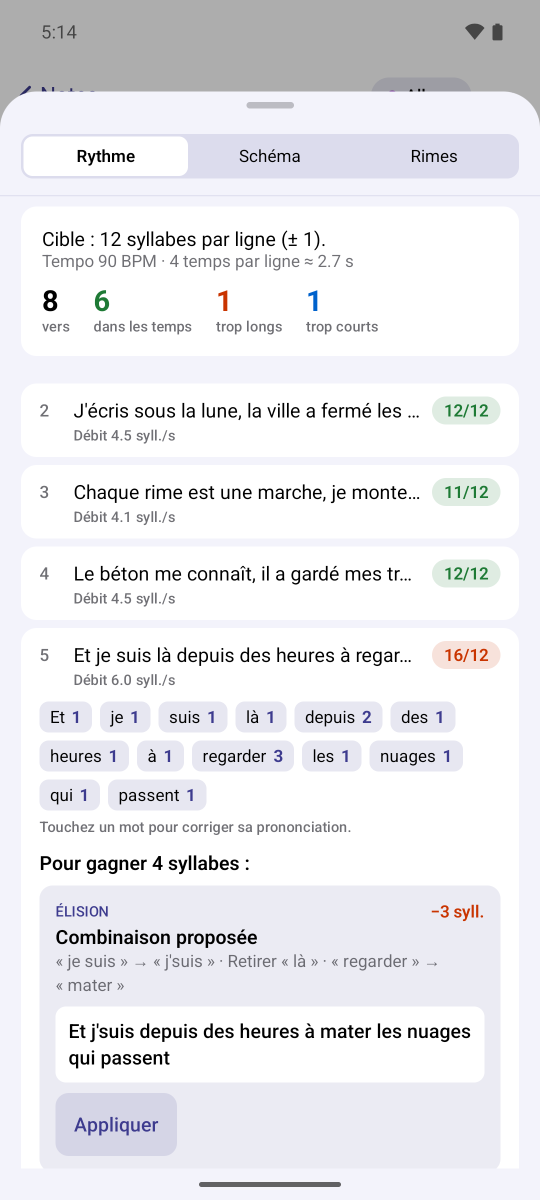
#> input picture content/captures/conseils.png, 1080 x 2400 px (shown at 1/2 size); its folder holds only this picture in this run
$ python images.py
#> lines starting #> are read from the running program, lines starting #| are printed output that depends on the picture
#!/usr/bin/env python3
"""Convertit les captures d'écran de content/captures/ (PNG d'origine) en WebP légers dans public/img/.

    pip install pillow && python3 tools/images.py

Portrait : 360 et 720 px de large. Paysage : 800 et 1600 px de large.
"""
import pathlib
from PIL import Image

REPO = pathlib.Path(__file__).resolve().parent.parent
SRC = REPO / "content" / "captures"
OUT = REPO / "public" / "img"


def main():
    OUT.mkdir(parents=True, exist_ok=True)
    for f in sorted(SRC.glob("*.png")):
        im = Image.open(f).convert("RGB")
        widths = (800, 1600) if im.width > im.height else (360, 720)
#> widths = (360, 720)
        for w in widths:
            h = round(im.height * w / im.width)
            dest = OUT / f"{f.stem}-{w}.webp"
            im.resize((w, h), Image.LANCZOS).save(dest, "WEBP", quality=82, method=6)
            print(f"écrit public/img/{dest.name} ({w}×{h}, {dest.stat().st_size // 1024} Ko)")
#> this loop made 2 passes
#> pass 1, in main, `im.resize((w, h), Image.LANCZOS).save(dest, "WEBP", quality=82, method..`:
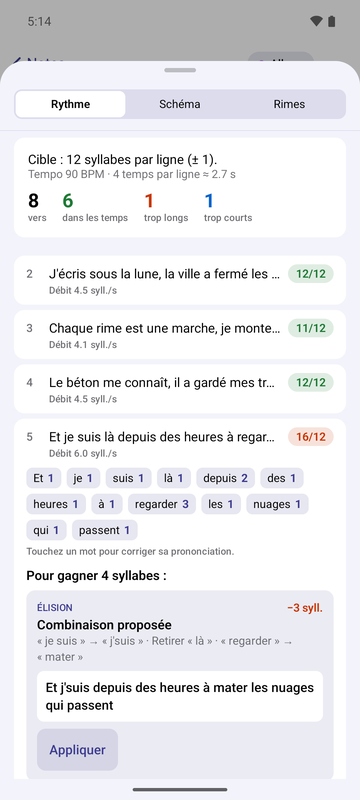
#> saved as conseils-360.webp: PIL image 360x800 RGB; mean R, G, B 233.6, 233.6, 237.3


if __name__ == "__main__":
    main()

$ run again, on content/captures/effets.png
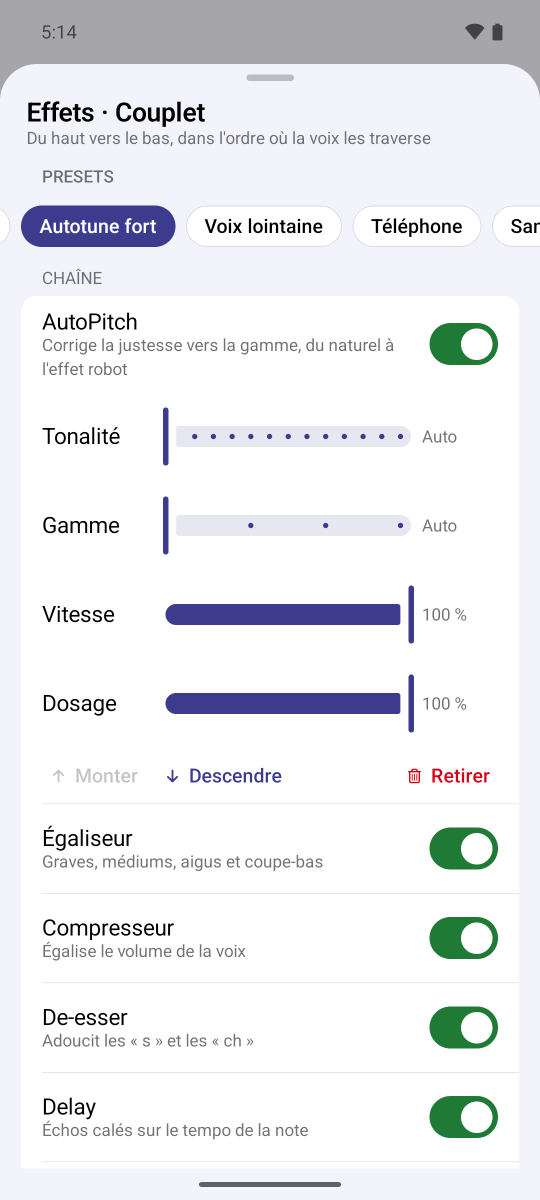
#> input picture content/captures/effets.png, 1080 x 2400 px (shown at 1/2 size)
#> the loop in main, `for w in widths:` made 2 passes
#> pass 1, in main, `im.resize((w, h), Image.LANCZOS).save(dest, "WEBP", quality=82, method..`:
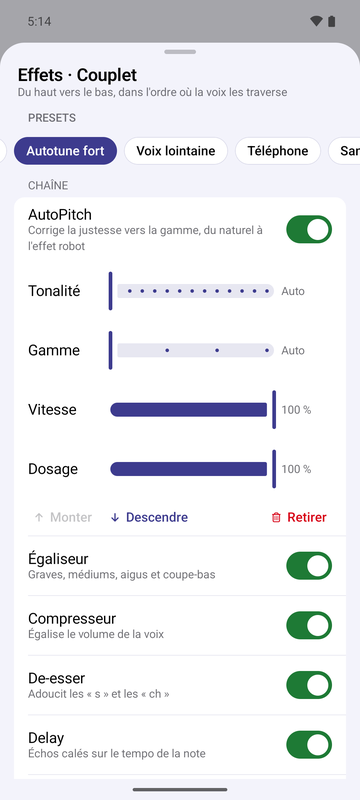
#> saved as effets-360.webp: PIL image 360x800 RGB; mean R, G, B 234, 235, 238.8

$ run again, on content/captures/maquette.png
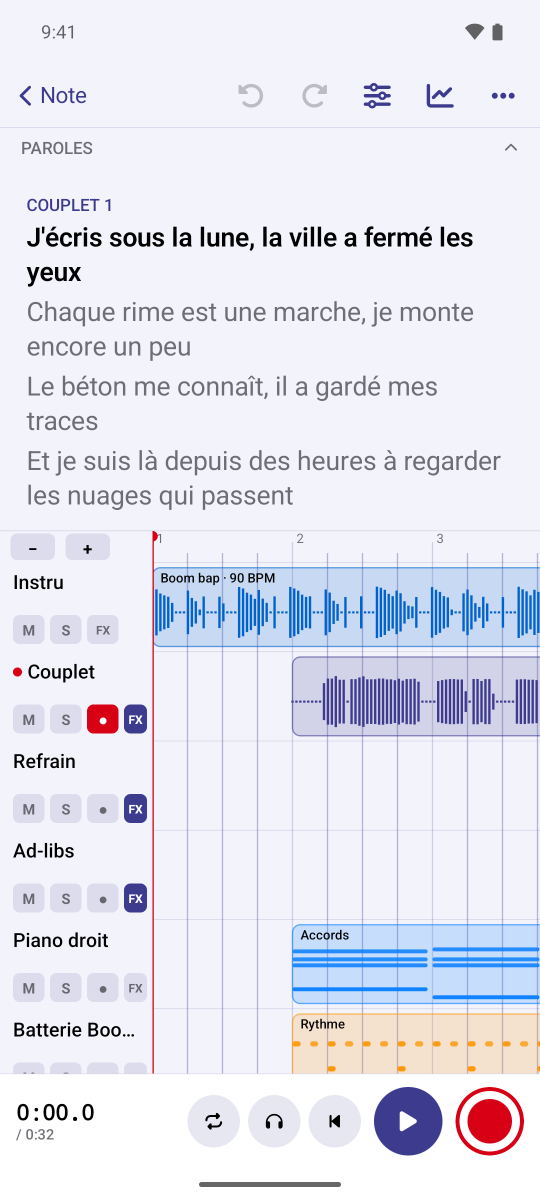
#> input picture content/captures/maquette.png, 1080 x 2400 px (shown at 1/2 size)
#> the loop in main, `for w in widths:` made 2 passes
#> pass 1, in main, `im.resize((w, h), Image.LANCZOS).save(dest, "WEBP", quality=82, method..`:
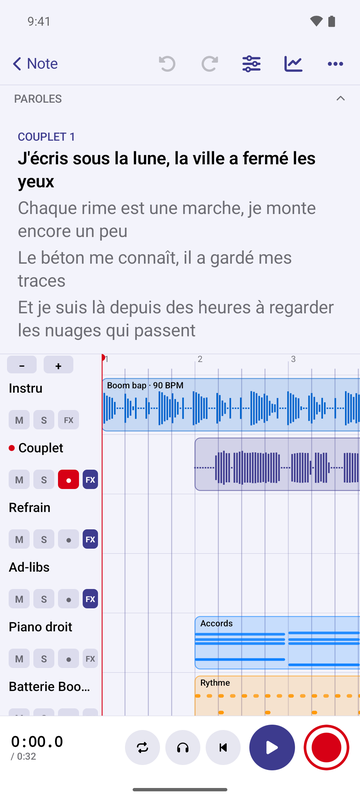
#> saved as maquette-360.webp: PIL image 360x800 RGB; mean R, G, B 227, 227.9, 239.2

$ run again, on content/captures/notes.png
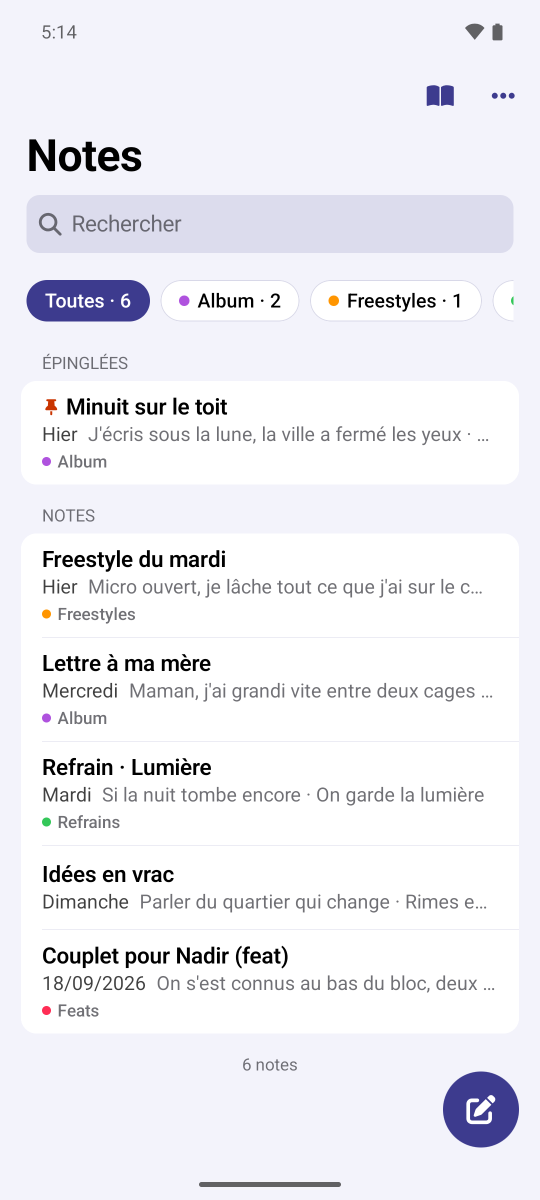
#> input picture content/captures/notes.png, 1080 x 2400 px (shown at 1/2 size)
#> the loop in main, `for w in widths:` made 2 passes
#> pass 1, in main, `im.resize((w, h), Image.LANCZOS).save(dest, "WEBP", quality=82, method..`:
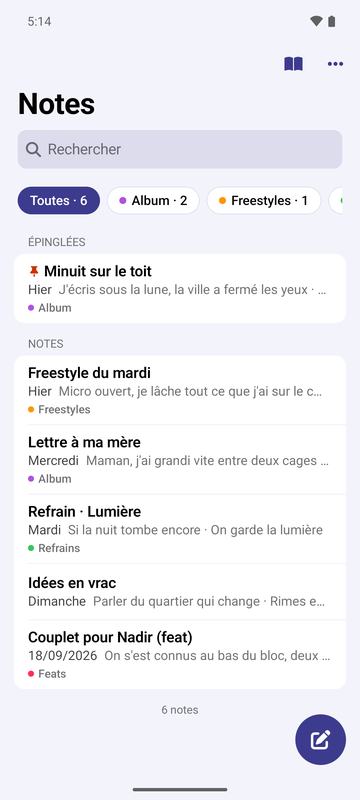
#> saved as notes-360.webp: PIL image 360x800 RGB; mean R, G, B 238.3, 238.2, 243.8

$ run again, on content/captures/console.png
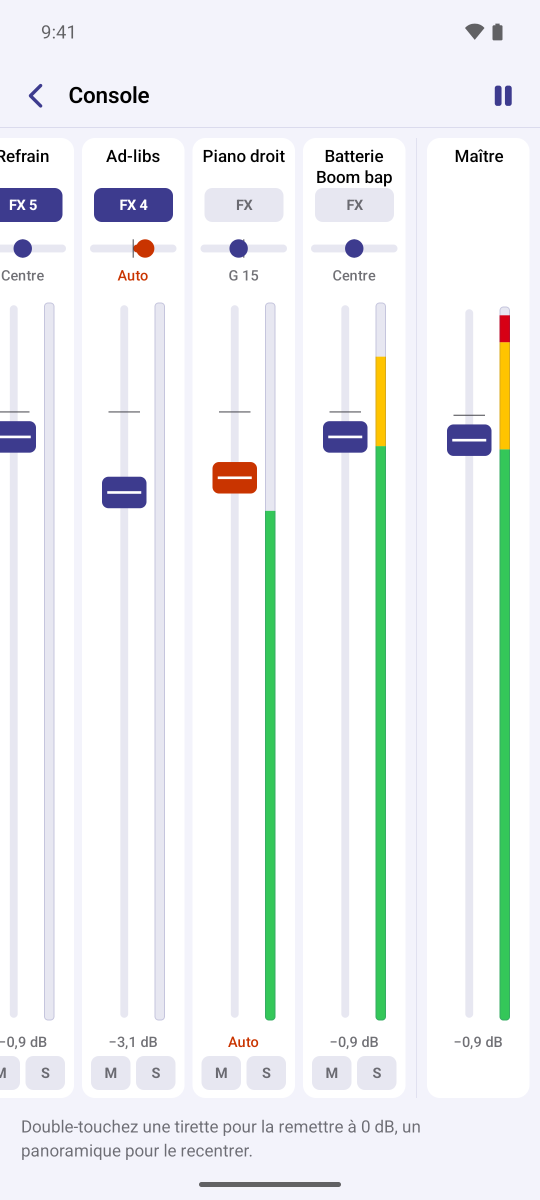
#> input picture content/captures/console.png, 1080 x 2400 px (shown at 1/2 size)
#> the loop in main, `for w in widths:` made 2 passes
#> pass 1, in main, `im.resize((w, h), Image.LANCZOS).save(dest, "WEBP", quality=82, method..`:
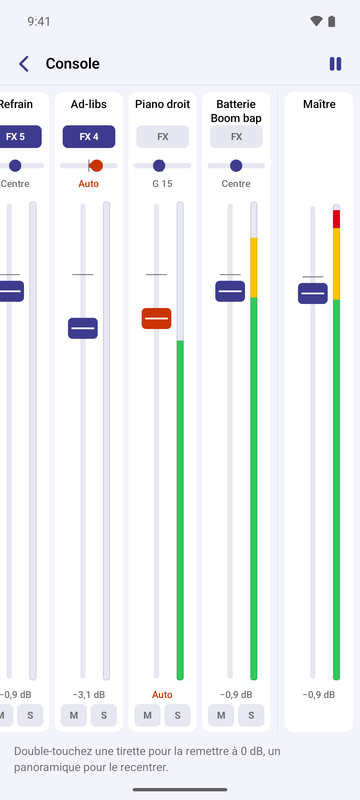
#> saved as console-360.webp: PIL image 360x800 RGB; mean R, G, B 238.2, 241.3, 242.5
